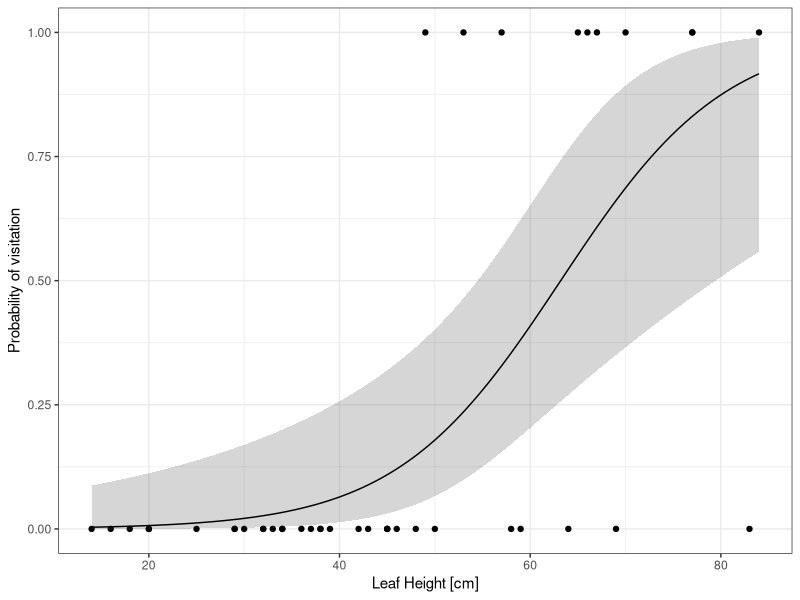
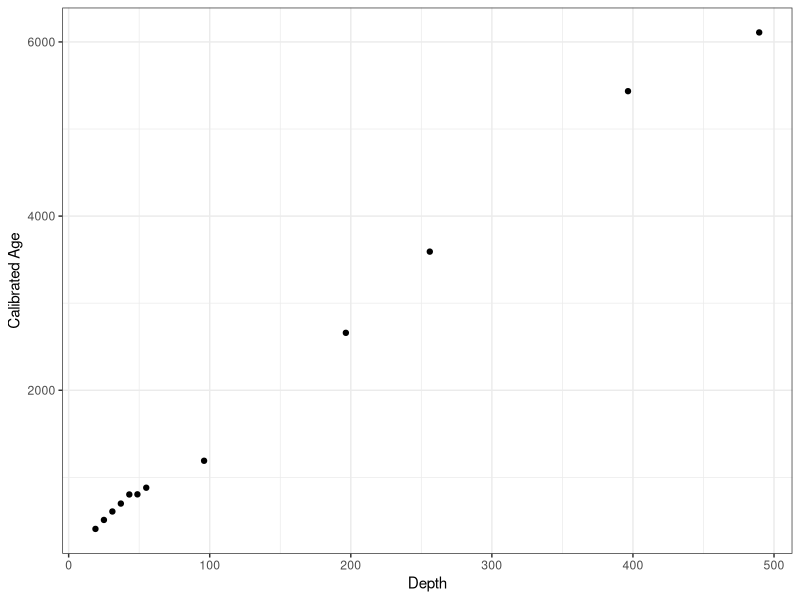
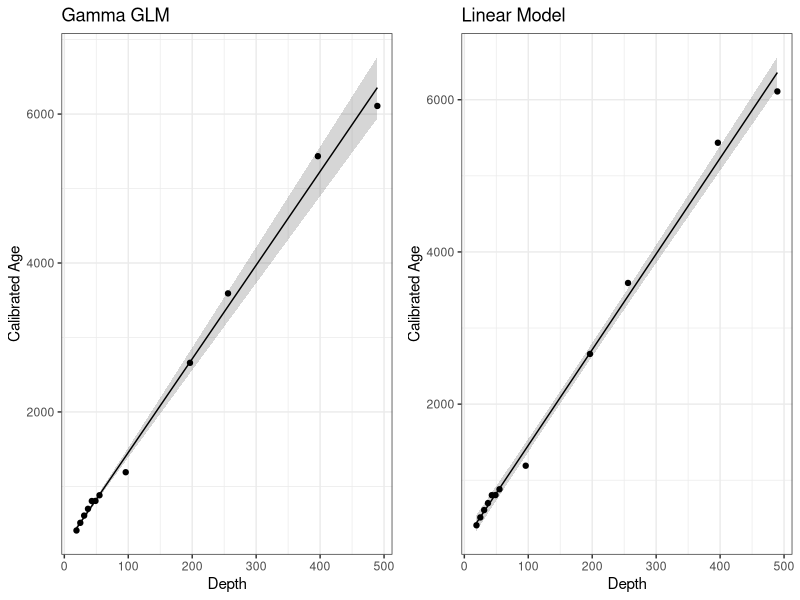

Write the R code that produced these figures, in order.
## ---- chunk 1
knitr::opts_chunk$set(comment=NA, prompt = TRUE, fig.align = "center", out.width = "0.7\\linewidth",
                      echo = TRUE, message = FALSE, warning = FALSE, cache = TRUE)
knitr::knit_hooks$set(crop.plot = knitr::hook_pdfcrop)
## ---- chunk 2
library("ggplot2")
library("cowplot")
theme_set(theme_bw())
## ---- chunk 3
wasp <- read.csv("../00-data-sets/darlingtonia.csv", skip = 1L)
## ---- chunk 4
mod <- glm(visited ~ leafHeight, data = wasp, family = binomial)
mod
plogis(coef(mod))
## ---- chunk 5
summary(mod)
## ---- chunk 6
pdat <- with(wasp, data.frame(leafHeight = seq(min(leafHeight), max(leafHeight), length = 100)))
pred <- predict(mod, pdat, type = "link", se.fit = TRUE)
ilink <- family(mod)$linkinv
pdat <- transform(pdat, fitted = ilink(pred$fit),
                  upper = ilink(pred$fit + (2 * pred$se.fit)),
                  lower = ilink(pred$fit - (2 * pred$se.fit)))
ggplot(wasp, aes(x = leafHeight, y = visited)) +
    geom_point() +
    geom_ribbon(aes(ymin = lower, ymax = upper, x = leafHeight), data = pdat,
                inherit.aes = FALSE, alpha = 0.2) +
    geom_line(data = pdat, aes(y = fitted)) +
    labs(x = "Leaf Height [cm]", y = "Probability of visitation")
## ---- chunk 7
knitr::kable(round(summary(mod)$coefficients, 4))
## ---- chunk 8
maddy <- read.csv("../00-data-sets/maddy-peat.csv")
maddy <- transform(maddy, midDepth = upperDepth - (0.5 * abs(upperDepth - lowerDepth)),
                   calMid = calUpper - (0.5 * abs(calUpper - calLower)))
knitr::kable(maddy)
## ---- chunk 9
ggplot(maddy, aes(x = midDepth, y = calMid)) + geom_point() +
    labs(y = "Calibrated Age", x = "Depth")
## ---- chunk 10
mod <- glm(calMid ~ midDepth, data = maddy, family = Gamma(link = "identity"))
summary(mod)
## ---- chunk 11
pdat <- with(maddy, data.frame(midDepth = seq(min(midDepth), max(midDepth), length = 100)))
pred <- predict(mod, pdat, type = "link", se.fit = TRUE)
ilink <- family(mod)$linkinv
pdat <- transform(pdat, fitted = ilink(pred$fit),
                  upper = ilink(pred$fit + (2 * pred$se.fit)),
                  lower = ilink(pred$fit - (2 * pred$se.fit)))

p1 <- ggplot(maddy, aes(x = midDepth, y = calMid)) +
    geom_ribbon(aes(ymin = lower, ymax = upper, x = midDepth), data = pdat,
                inherit.aes = FALSE, alpha = 0.2) +
    geom_line(data = pdat, aes(y = fitted)) +
    geom_point() +
    labs(y = "Calibrated Age", x = "Depth", title = "Gamma GLM")


mod2 <- glm(calMid ~ midDepth, data = maddy, family = gaussian)
pdat <- with(maddy, data.frame(midDepth = seq(min(midDepth), max(midDepth), length = 100)))
pred <- predict(mod2, pdat, type = "link", se.fit = TRUE)
ilink <- family(mod2)$linkinv
pdat <- transform(pdat, fitted = ilink(pred$fit),
                  upper = ilink(pred$fit + (2 * pred$se.fit)),
                  lower = ilink(pred$fit - (2 * pred$se.fit)))

p2 <- ggplot(maddy, aes(x = midDepth, y = calMid)) +
    geom_ribbon(aes(ymin = lower, ymax = upper, x = midDepth), data = pdat,
                inherit.aes = FALSE, alpha = 0.2) +
    geom_line(data = pdat, aes(y = fitted)) +
    geom_point() +
    labs(y = "Calibrated Age", x = "Depth", title = "Linear Model")

plot_grid(p1, p2, ncol = 2)
